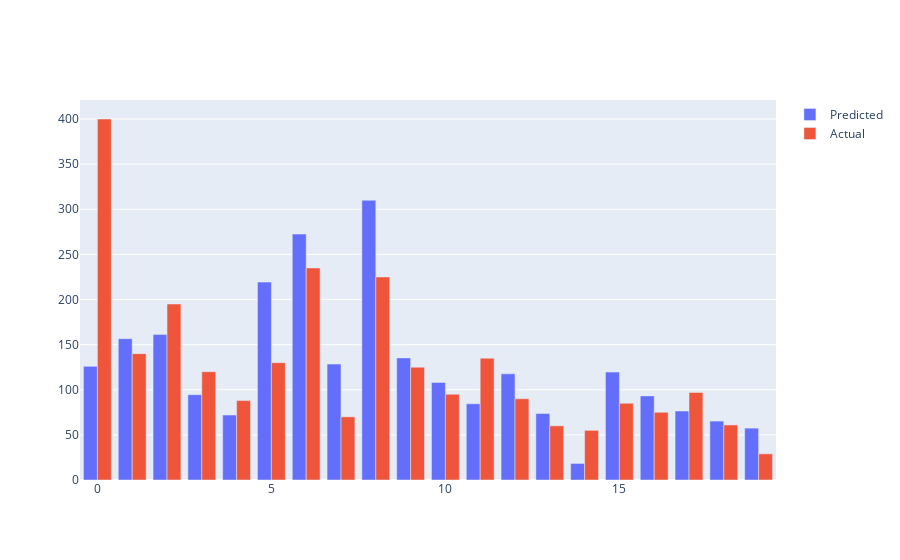

Notebook source saved alongside this figure:
### Code cell
# --- Bar Plot for Predicted Values vs Actual Values---
title=['Pred vs Actual']
fig = go.Figure(data=[
    go.Bar(name='Predicted', x=error_airbnb.index, y=error_airbnb['Predicted Values']),
    go.Bar(name='Actual', x=error_airbnb.index, y=error_airbnb['Actual Values'])
])

fig.update_layout(barmode='group')
fig.show()

# --- Prediction Model ---
plt.figure(figsize=(16,8))
sns.regplot(predicts2,y_test)
plt.xlabel('Predictions')
plt.ylabel('Actual')
plt.title("Gradient Boosted Regressor model Predictions")
plt.show()

### Figure 1 — Plotly figure (JSON) as saved in the notebook; plotly's stock layout.template omitted (floating-point values rounded to 4 significant figures)
{"data": [{"name": "Predicted", "type": "bar", "x": [0, 1, 2, 3, 4, 5, 6, 7, 8, 9, 10, 11, 12, 13, 14, 15, 16, 17, 18, 19], "y": [125.9, 156.6, 161.3, 94.54, 71.98, 219.3, 272.5, 128.5, 309.9, 135.3, 108.1, 84.44, 117.6, 73.61, 18.36, 119.6, 93.21, 76.43, 65.29, 57.47]}, {"name": "Actual", "type": "bar", "x": [0, 1, 2, 3, 4, 5, 6, 7, 8, 9, 10, 11, 12, 13, 14, 15, 16, 17, 18, 19], "y": [400, 140, 195, 120, 88, 130, 235, 70, 225, 125, 95, 135, 90, 60, 55, 85, 75, 97, 61, 29]}], "layout": {"barmode": "group"}}
